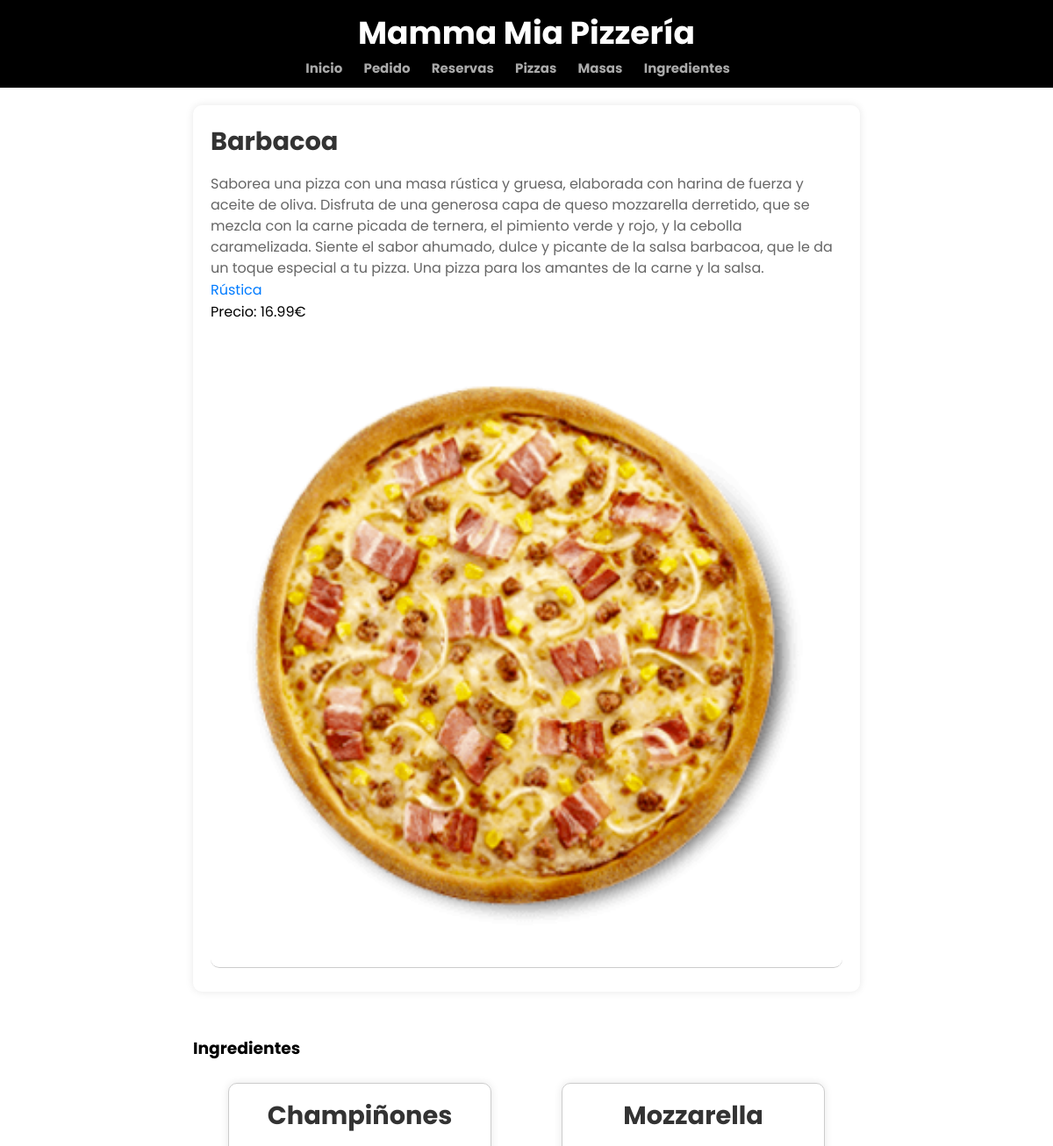
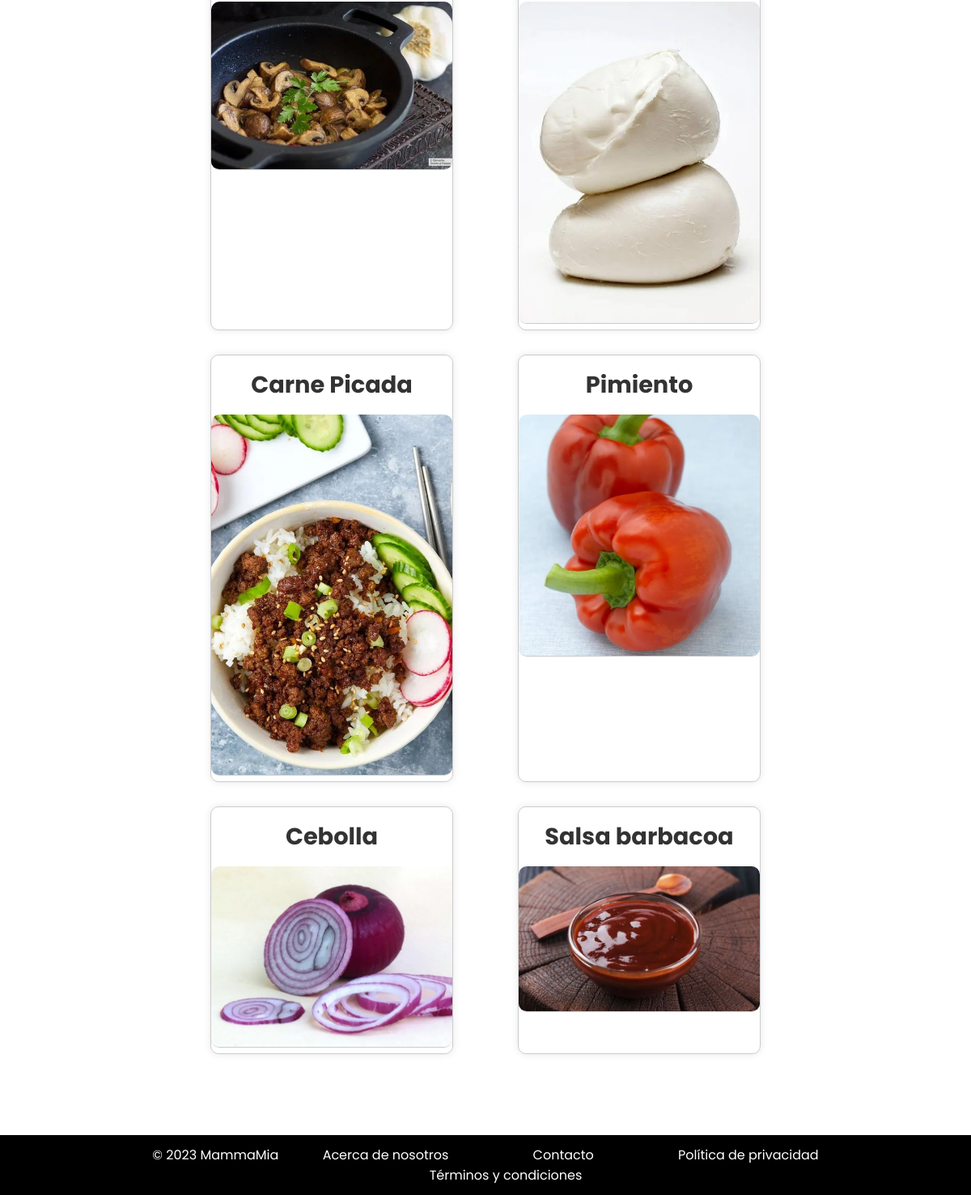
Screenshot of /appMammaMia/pizzas/5/ with the database file from the repository (2 pictures, top to bottom).
### appMammaMia/models.py (models this page shows, shortened)
class Pizza(models.Model):
    nombre = models.CharField(max_length=100)
    masa = models.ForeignKey(Masas, on_delete=models.CASCADE)
    ingredientes = models.ManyToManyField(Ingrediente)
    descripcion = models.TextField()
    imagen = models.ImageField()
    precio = models.DecimalField(max_digits=6, decimal_places=2)
    disponible = models.BooleanField(default=True)
    calorias = models.IntegerField()

class Masas(models.Model):
    nombre = models.CharField(max_length=50)
    descripcion = models.TextField()
    precio = models.DecimalField(max_digits=5, decimal_places=2)
    imagen = models.ImageField()

class Ingrediente(models.Model):
    nombre = models.CharField(max_length=50)
    descripcion = models.TextField()
    precio = models.DecimalField(max_digits=5, decimal_places=2)
    vegetariano = models.BooleanField(default=False)
    alergenos = models.TextField()
    imagen = models.ImageField(blank=True, null=True)

### appMammaMia/views.py (the view)
# urls.py: path('pizzas/<int:nombre>/', views.detalles_pizza, name='detalles_pizza'),
def detalles_pizza(request, nombre):
    pizza = get_object_or_404(Pizza, id=nombre)
    ingredientes = pizza.ingredientes.all()
    return render(request, 'detalles_pizza.html', {'pizza': pizza, 'ingredientes': ingredientes})

### appMammaMia/templates/detalles_pizza.html (shortened to what this page needs)
{% extends "base.html" %}
{% load static %}
{% block contenido %}
    <div class="producto-detalles">
        <div class="producto-info">
            <h2>{{ pizza.nombre }}</h2>
            <p class="producto-descripcion">{{ pizza.descripcion }}</p>
            <p><a href="{% url 'detalles_masa' nombre=pizza.masa.id %}">{{ pizza.masa.nombre }}</a></p>
            <p>Precio: {{ pizza.precio }}€</p>
            <img src="{% static pizza.imagen.name %}" alt="{{ pizza.nombre }} - Imagen">
        </div>
        <div class="producto-asociado">
            <h3>Ingredientes</h3><br>
            {% if ingredientes %}
                <ul class="lista-productos">
                    {% for ingrediente in ingredientes %}
                        <li>
                            <a href="{% url 'detalles_ingrediente' ingrediente.id %}">
                                <h4>{{ ingrediente.nombre }}</h4>
                                <img src="{% static ingrediente.imagen.name %}" alt="{{ pizza.nombre }} - Imagen">
                            </a>
                        </li>
                    {% empty %}
                        <li>No hay ingredientes asociados a esta pizza.</li>
                    {% endfor %}
                </ul>
            {% else %}
                {% for ingrediente in ingredientes %}
                    <p>{{ ingrediente.name }}</p>
                {% endfor %}
            {% endif %}
        </div>
    </div>
<link rel="stylesheet" href="{% static 'styleDetalles.css' %}">
{% endblock %}

### appMammaMia/static/style.css (style rules this page uses)
* { margin: 0; padding: 0; font-family: 'Poppins', sans-serif; box-sizing: border-box; outline: none; border:none; text-decoration: none; }
a { text-decoration: none; color: white; }

### appMammaMia/static/styleDetalles.css (style rules this page uses)
.producto-detalles { max-width: 800px; margin: 0 auto; padding: 20px; display: flex; flex-direction: column; align-items: center; }
.producto-info { width: 100%; box-shadow: 0 0 10px rgba(0, 0, 0, 0.1); padding: 20px; border-radius: 10px; margin-bottom: 20px; }
.producto-info h2 { color: #333; font-size: 1.8em; margin-bottom: 15px; }
.producto-descripcion { color: #666; margin-bottom: 15px; line-height: 1.5; }
.producto-info p { margin: 0; }
.producto-info p a { color: #007BFF; text-decoration: none; margin: 0; transition: color 0.3s; }
.producto-info img { width: 100%; height: auto; border-bottom: 1px solid #ccc; border-radius: 10px; margin-top: 15px; }
.producto-asociado { width: 100%; margin-top: 30px; }
.lista-productos { list-style: none; padding: 0; margin: 0; display: flex; flex-wrap: wrap; justify-content: space-around; }
.lista-productos li { width: 300px; margin-bottom: 30px; border: 1px solid #ccc; border-radius: 10px; overflow: hidden; box-shadow: 0 0 10px rgba(0, 0, 0, 0.1); transition: transform 0.2s; }
.lista-productos h4 { color: #333; font-size: 1.8em; margin: 0; padding: 15px; text-align: center; }
.lista-productos img { width: 100%; height: auto; border-bottom: 1px solid #ccc; border-radius: 10px; }

### rows the page displays
Pizza: nombre "Barbacoa", descripcion "Saborea una pizza con una masa rústica y gruesa, elaborada con harina de fuerza y aceite de oliva. Disfruta de una generosa capa de queso mozzarella derretido, que se mezcla con la carne picada de ternera, el pimiento verde y rojo, y la cebolla caramelizada. Siente el sabor ahumado, dulce y picante de la salsa barbacoa, que le da un toque especial a tu pizza. Una pizza para los amantes de la carne y la salsa.", masa.nombre "Rústica", precio "16.99", imagen (picture)
Ingrediente: nombre "Champiñones", imagen (picture)
Ingrediente: nombre "Mozzarella", imagen (picture)
Ingrediente: nombre "Carne Picada", imagen (picture)
Ingrediente: nombre "Pimiento", imagen (picture)
Ingrediente: nombre "Cebolla", imagen (picture)
Ingrediente: nombre "Salsa barbacoa", imagen (picture)
